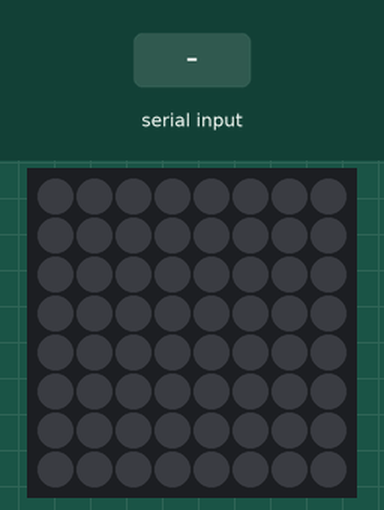
This sketch was run on a simulated Arduino Uno, built with avr-gcc and run on an emulated ATmega328P. On the bench: 8×8 RGB LED matrix (first LED top left, wired row by row). The test bench sets the inputs (shaded band). What the sketch prints to the serial monitor is not drawn.

Above: at 1.2 s.
1.3 s: "4\n" received over Serial
At 1.49 s:
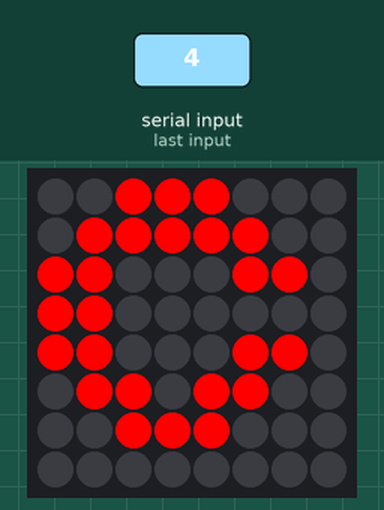
4.3 s: "1\n" received over Serial
At 5.5 s:
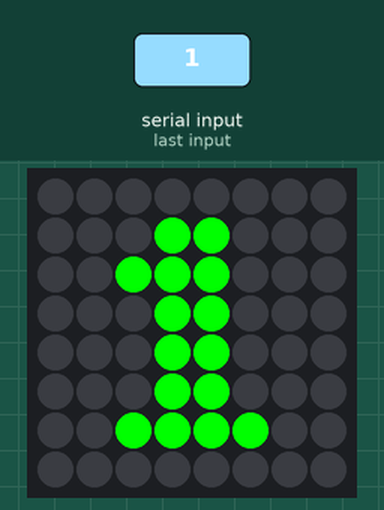
5.8 s: "3\n" received over Serial
At 7.1 s:
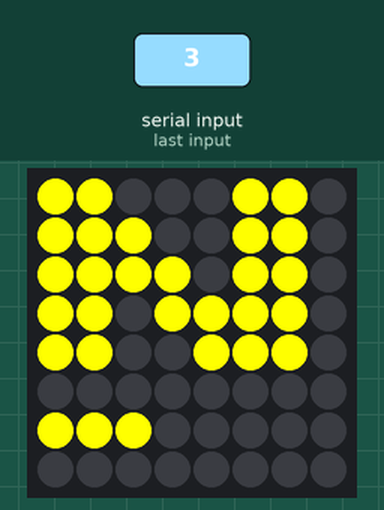
Timing chart, 0 to 8.8 s (numbered marks = the images above; inputs shaded):
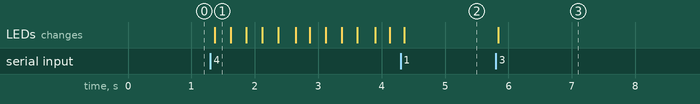

The sketch:

LED_arduino.ino
```cpp
///////////////////////////////////////////////////////////////////////////
///////////////////////////////////////////////////////////////////////////
///////////////////////////////////////////////////////////////////////////

#include <Wire.h>
#include "Adafruit_LEDBackpack.h"
#include "Adafruit_GFX.h"

Adafruit_BicolorMatrix matrix = Adafruit_BicolorMatrix();

const int led_LEFT =  2;
const int led_RIGHT = 11;
const int led_DATA =  3;
const int led_STATE_1 = 8;
const int led_STATE_2 = 9;
const int led_STATE_3 = 10;
const int led_STATE_4 = 12;
/*
const int button_A =  5;
const int button_B =  6;
const int button_C =  7;
const int button_D =  4;

int button_A_state = LOW;
int button_B_state = LOW;
int button_C_state = LOW;
int button_D_state = LOW;
*/

static const uint8_t PROGMEM

  N3_bmp[] =
  { B11000110,
    B11100110,
    B11110110,
    B11011110,
    B11001110,
    B00000000,
    B11100000,
    B00000000 },


  N5_bmp[] =
  { B11000110,
    B11100110,
    B11110110,
    B11011110,
    B11001110,
    B00000000,
    B11101000,
    B00000000 },

  N6_bmp[] =
  { B11000110,
    B11100110,
    B11110110,
    B11011110,
    B11001110,
    B00000000,
    B11101100,
    B00000000 },

  N7_bmp[] =
  { B11000110,
    B11100110,
    B11110110,
    B11011110,
    B11001110,
    B00000000,
    B11101110,
    B00000000 },


  Freeze_bmp[] =
  { B01111110,
    B01111110,
    B01100000,
    B01111100,
    B01111100,
    B01100000,
    B01100000,
    B00000000},

  Calibrate_bmp[] =
  { B00111000,
    B01111100,
    B11000110,
    B11000000,
    B11000110,
    B01101100,
    B00111000,
    B00000000 },

  _bmp[] =
  { B00000000,
    B00000000,
    B00000000,
    B00000000,
    B00000000,
    B00000000,
    B00000000,
    B00000000 },

  left_bmp[] =
  { B10000000,
    B10000000,
    B10000000,
    B10000000,
    B10000000,
    B10000000,
    B10000000,
    B10000000 },
  right_bmp[] =
  { B00000001,
    B00000001,
    B00000001,
    B00000001,
    B00000001,
    B00000001,
    B00000001,
    B00000001 },
  one_bmp[] =
  { B00000000,
    B00011000,
    B00111000,
    B00011000,
    B00011000,
    B00011000,
    B00111100,
    B00000000 },
   two_bmp[] =
  { B00000000,
    B00011110,
    B00110110,
    B01101100,
    B00011000,
    B00111110,
    B01111110,
    B00000000 },
    three_bmp[] =
  { B00000000,
    B00111100,
    B01100110,
    B00011100,
    B00001110,
    B01100110,
    B00111100,
    B00000000 },
    four_bmp[] =
  { B00000000,
    B00001110,
    B00011110,
    B00110110,
    B01111110,
    B00000110,
    B00000110,
    B00000000 },
  saving_data_bmp[] =
  { B00000000,
    B00000000,
    B00000000,
    B00000000,
    B00000000,
    B00000000,
    B00000000,
    B01111110 };


void save_data() {
  matrix.drawBitmap(0, 0, saving_data_bmp, 8, 8, LED_YELLOW);
  matrix.writeDisplay();
  matrix.blinkRate(1);
}

void clear_matrix() {
  matrix.clear();
}

void setup() {
  Serial.begin(115200);
  Serial.setTimeout(5);
  matrix.begin(0x70);  // pass in the address
  matrix.setRotation(3);
  matrix.blinkRate(0);

}

long unsigned int start_time = millis();

void loop() {
  if (millis() - start_time < 10000) {
    Serial.println("('GPS2',0,0,0,0,0,0,0,0,0.00000,0.00000,0.00,0.00,0.00,0)"); // dummy data
    delay(100);
  }
  unsigned int parsed_int = Serial.parseInt();
  if (parsed_int > 0) {
      int parsed_mode = parsed_int/10000;
      int parsed_val_1 = (parsed_int-parsed_mode*10000)/100;
      int parsed_val_2 = (parsed_int-parsed_val_1*100-parsed_mode*10000);
      int save_mode = parsed_mode;
      int run_mode = parsed_val_2;


    matrix.clear();
    if (save_mode == 1) {
      save_data();
    }

    if (run_mode == 4) {
        matrix.drawBitmap(0, 0, Calibrate_bmp, 8, 8, LED_RED);
        matrix.writeDisplay();
        matrix.blinkRate(1);

    } else if (run_mode == 3) {
        matrix.drawBitmap(0, 0, N3_bmp, 8, 8, LED_YELLOW);
        matrix.writeDisplay();
        matrix.blinkRate(0);

    } else if (run_mode == 5) {
        matrix.drawBitmap(0, 0, N5_bmp, 8, 8, LED_YELLOW);
        matrix.writeDisplay();
        matrix.blinkRate(0);

    } else if (run_mode == 6) {
        matrix.drawBitmap(0, 0, N6_bmp, 8, 8, LED_RED);
        matrix.writeDisplay();
        matrix.blinkRate(0);

    } else if (run_mode == 7) {
        matrix.drawBitmap(0, 0, N7_bmp, 8, 8, LED_YELLOW);
        matrix.writeDisplay();
        matrix.blinkRate(0);

    } else if (run_mode == 1) {
        matrix.drawBitmap(0, 0, one_bmp, 8, 8, LED_GREEN);
        matrix.writeDisplay();
        matrix.blinkRate(0);

    } else if (run_mode == 2) {
        matrix.drawBitmap(0, 0, two_bmp, 8, 8, LED_RED);
        matrix.writeDisplay();
        matrix.blinkRate(0);

    } else if (run_mode == 9) {
        matrix.drawBitmap(0, 0, Freeze_bmp, 8, 8, LED_RED);
        matrix.writeDisplay();
        matrix.blinkRate(1);

    }
  }

  delay(10);
}
```

Measured:
- after the input at 1.3 s, the LEDs: change after 0.07 s (image 1)
- after the input at 4.3 s, the LEDs: change after 0.06 s (image 2)
- after the input at 5.8 s, the LEDs: change at once (image 3)
